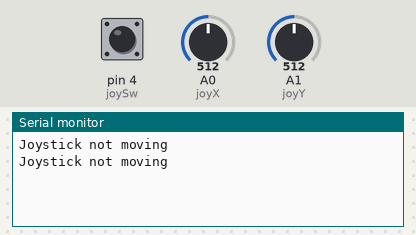
Bench run of a sketch on a simulated Arduino Uno, built with avr-gcc and run on an emulated ATmega328P. Parts: the last lines printed to the serial monitor. Inputs (shaded band) come from the test bench; at power-on: A0 (joyX) = 512, pin 4 (joySw) HIGH, A1 (joyY) = 512.

Above: at 1.3 s.
1.4 s: A0 (joyX) set to 655
At 1.9 s:
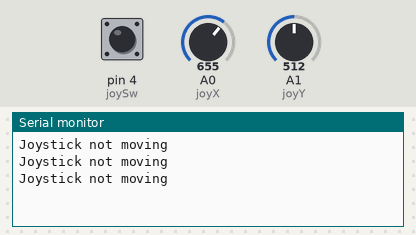
2.9 s: A0 (joyX) set to 674
At 3.9 s:
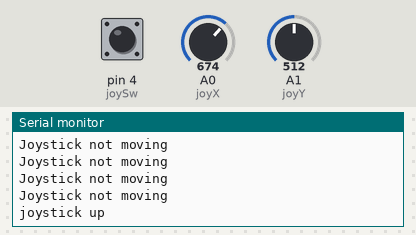

Measured:
- the behaviour switches between 662 and 663 on A0 (joyX) (found by bisection; images 1 and 2)
- after the input at 2.9 s, the serial monitor: prints a new line after 0.60 s (image 2)

The sketch:

Joystick_Code.ino
```cpp
#define joyX A0 //joystick X
#define joyY A1 //joystick Y
#define joySw 4 //joystick switch

//MANUAL FOLLOWING
int xPosJoy = 0;
int yPosJoy = 0;
int swStateJoy = 0;
int mapX = 0;
int mapY = 0;
void setup() {
  // put your setup code here, to run once:
  //MANUAL FOLLOWING
  pinMode (joyX, INPUT); //joystick X
  pinMode (joyY, INPUT); //joystick Y
  pinMode (joySw, INPUT_PULLUP); //joystick switch
  Serial.begin(9600);
}

void loop() {
  // put your main code here, to run repeatedly:
 //MANUAL FOLLOWING
  xPosJoy = analogRead(joyX);
  yPosJoy = analogRead(joyY);
  swStateJoy = digitalRead(joySw);
  mapX = map(xPosJoy, 0, 1023, -512, 512);
  mapY = map(yPosJoy, 0, 1023, -512, 512);

  words();
  //prints();
  }


 int prints(){
    delay(500);
  Serial.println("");

  Serial.print("xPosJoy: ");
  Serial.println(xPosJoy);

  Serial.print("yPosJoy: ");
  Serial.println(yPosJoy);

  Serial.print("mapX: ");
  Serial.println(mapX);

  Serial.print("mapY: ");
  Serial.println(mapY);

  Serial.print("swStateJoy: ");
  Serial.println(swStateJoy);
 }

 int words(){
    delay(500);
    //Serial.print("mapX: ");
    //Serial.println(mapX);

    //Serial.print("mapY: ");
    //Serial.println(mapY);
    //check that joystick is being moved
    if(mapX > 150 || mapX < -150 || mapY > 150 || mapY < -150){


    if(mapY > 150) {
      Serial.println("joystick right");
    }

     if(mapY < -150) {
      Serial.println("joystick left");
    }

    if(mapX > 150) {
      Serial.println("joystick up");
    }

    if(mapX < -150) {
      Serial.println("joystick down");
    }


  }
  else {
   Serial.println("Joystick not moving");
  }
}
```
